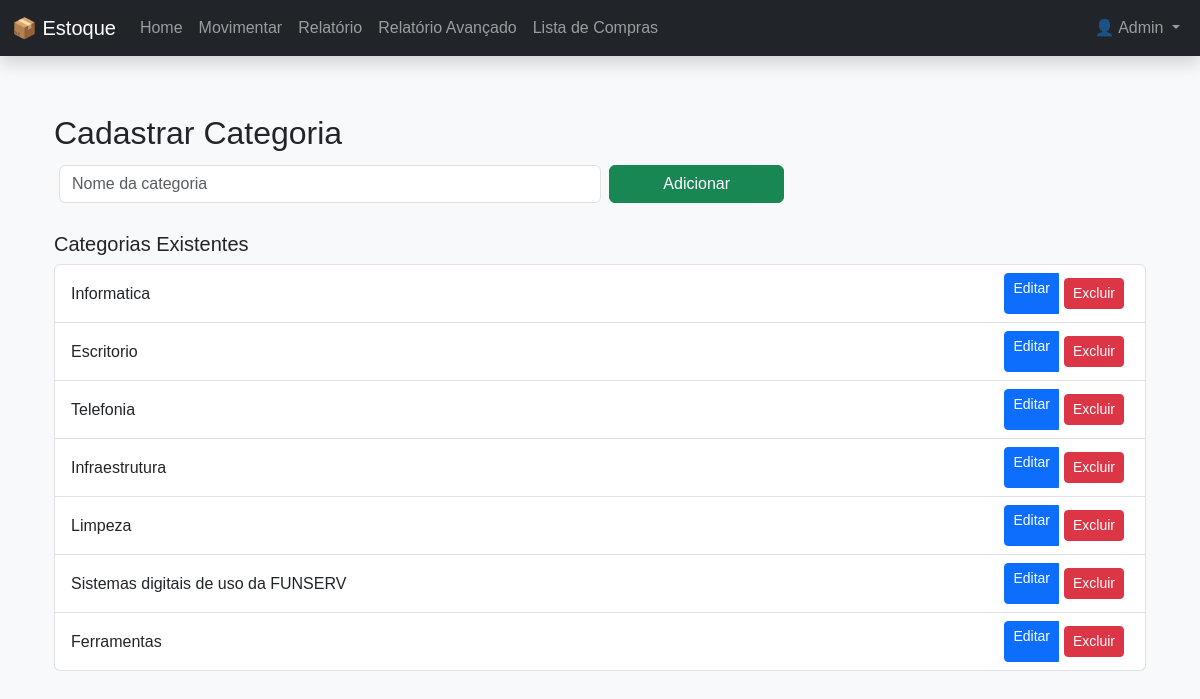
Screenshot of /categorias (signed in) with the database file from the repository.
### models.py (models this page shows)
class Usuario(db.Model, UserMixin):
    id = db.Column(db.Integer, primary_key=True)
    nome = db.Column(db.String(100), nullable=False)
    email = db.Column(db.String(100), unique=True, nullable=False)
    senha = db.Column(db.String(200), nullable=False)
    tipo = db.Column(db.String(20), nullable=False, default='usuario')
    @property
    def is_admin(self):
        return self.tipo == 'admin'

class Categoria(db.Model):
    id = db.Column(db.Integer, primary_key=True)
    nome = db.Column(db.String(50), nullable=False, unique=True)
    produtos = db.relationship('Produto', backref='categoria', lazy=True)

### app.py (the view, shortened to what this page needs)
@app.route('/categorias', methods=['GET', 'POST'])
@login_required
def categorias():
    if not current_user.is_admin:
        flash("Acesso restrito ao administrador.")
        return redirect(url_for('index'))
    categorias = Categoria.query.all()
    return render_template('categorias.html', categorias=categorias)

### app.py (called while the page is built)
@login_manager.user_loader
def load_user(user_id):
    return Usuario.query.get(int(user_id))

### templates/categorias.html (shortened to what this page needs)
{% extends 'base.html' %}
{% block content %}
<div class="container mt-4">
  <h2>Cadastrar Categoria</h2>
  <form method="POST" class="row g-2 mb-4">
    <div class="col-md-6">
      <input type="text" name="nome" class="form-control" placeholder="Nome da categoria" required>
    </div>
    <div class="col-md-2">
      <button type="submit" class="btn btn-success w-100">Adicionar</button>
    </div>
  </form>
  <h5>Categorias Existentes</h5>
  <ul class="list-group">
    {% for cat in categorias %}
      <li class="list-group-item d-flex justify-content-between align-items-center">
        {{ cat.nome }}
        <div class="btn-group">
          <a href="{{ url_for('editar_categoria', id=cat.id) }}" class="btn btn-sm btn-primary">Editar</a>
          <form method="POST" action="{{ url_for('excluir_categoria', id=cat.id) }}" onsubmit="return confirm('Tem certeza que deseja excluir esta categoria?')">
            <button type="submit" class="btn btn-sm btn-danger">Excluir</button>
          </form>
        </div>
      </li>
    {% endfor %}
  </ul>
</div>
{% endblock %}

### templates/base.html (shortened to what this page needs)
<!DOCTYPE html>
<html lang="pt-br">
<head>
  <link href="https://cdn.jsdelivr.net/npm/bootstrap@5.3.3/dist/css/bootstrap.min.css" rel="stylesheet">
  <link rel="stylesheet" href="{{ url_for('static', filename='css/style.css') }}">
</head>
<body class="bg-light">
  <nav class="navbar navbar-expand-lg navbar-dark bg-dark fixed-top shadow">
    <div class="container-fluid">
      <a class="navbar-brand" href="{{ url_for('index') }}">📦 Estoque</a>
      <div class="collapse navbar-collapse" id="navbarNav">
        <ul class="navbar-nav me-auto">
          <li class="nav-item">
            <a class="nav-link {% if request.endpoint == 'index' %}active{% endif %}" href="{{ url_for('index') }}">Home</a>
          </li>
          <li class="nav-item">
            <a class="nav-link {% if request.endpoint == 'movimentar' %}active{% endif %}" href="{{ url_for('movimentar') }}">Movimentar</a>
          </li>
          <li class="nav-item">
            <a class="nav-link {% if request.endpoint == 'relatorio' %}active{% endif %}" href="{{ url_for('relatorio') }}">Relatório</a>
          </li>
          <li class="nav-item">
            <a class="nav-link" href="{{ url_for('relatorio_avancado') }}">Relatório Avançado</a>
          </li>
                    <li class="nav-item">
            <a class="nav-link" href="{{ url_for('lista_compras') }}">Lista de Compras</a>
          </li>
        </ul>
        <ul class="navbar-nav ms-auto">
        {% if current_user.is_authenticated %}
          <li class="nav-item dropdown">
            <a class="nav-link dropdown-toggle" href="#" id="userDropdown" role="button" data-bs-toggle="dropdown" aria-expanded="false">
              👤 {{ current_user.nome }}
            </a>
          </li>
        {% else %}
          <li class="nav-item">
            <a class="nav-link text-success" href="{{ url_for('login') }}">Login</a>
          </li>
        {% endif %}
        </ul>
      </div>
    </div>
  </nav>
  <main class="container my-4">
    {% block content %}{% endblock %}
  </main>
</body>
</html>

### static/css/style.css (style rules this page uses)
body { font-family: Arial, sans-serif; margin: 20px; }
form input, form button { margin: 5px; }

### templates/base.html (style rules this page uses)
body { padding-top: 70px; }

### rows the page displays
Usuario: nome "Admin"
Categoria: nome "Informatica"
Categoria: nome "Escritorio"
Categoria: nome "Telefonia"
Categoria: nome "Infraestrutura"
Categoria: nome "Limpeza"
Categoria: nome "Sistemas digitais de uso da FUNSERV"
Categoria: nome "Ferramentas"
